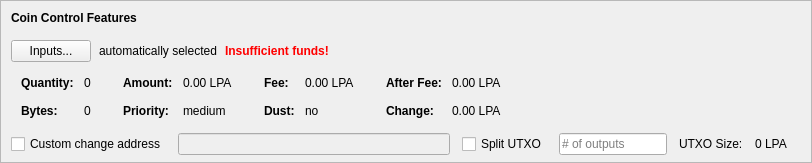
    <widget class="QFrame" name="frameCoinControl">
     <property name="sizePolicy">
      <sizepolicy hsizetype="Expanding" vsizetype="Expanding">
       <horstretch>0</horstretch>
       <verstretch>0</verstretch>
      </sizepolicy>
     </property>
     <property name="maximumSize">
      <size>
       <width>16777215</width>
       <height>16777215</height>
      </size>
     </property>
     <property name="frameShape">
      <enum>QFrame::StyledPanel</enum>
     </property>
     <property name="frameShadow">
      <enum>QFrame::Sunken</enum>
     </property>
     <layout class="QVBoxLayout" name="verticalLayoutCoinControl2">
      <property name="spacing">
       <number>0</number>
      </property>
      <property name="leftMargin">
       <number>0</number>
      </property>
      <property name="topMargin">
       <number>0</number>
      </property>
      <property name="rightMargin">
       <number>0</number>
      </property>
      <property name="bottomMargin">
       <number>6</number>
      </property>
      <item>
       <layout class="QVBoxLayout" name="verticalLayoutCoinControl" stretch="0,0,0,0,1">
        <property name="spacing">
         <number>0</number>
        </property>
        <property name="leftMargin">
         <number>10</number>
        </property>
        <property name="topMargin">
         <number>10</number>
        </property>
        <item>
         <layout class="QHBoxLayout" name="horizontalLayoutCoinControl1">
          <property name="bottomMargin">
           <number>15</number>
          </property>
          <item>
           <widget class="QLabel" name="labelCoinControlFeatures">
            <property name="sizePolicy">
             <sizepolicy hsizetype="Preferred" vsizetype="Maximum">
              <horstretch>0</horstretch>
              <verstretch>0</verstretch>
             </sizepolicy>
            </property>
            <property name="font">
             <font>
              <weight>75</weight>
              <bold>true</bold>
             </font>
            </property>
            <property name="styleSheet">
             <string notr="true">font-weight:bold;</string>
            </property>
            <property name="text">
             <string>Coin Control Features</string>
            </property>
           </widget>
          </item>
         </layout>
        </item>
        <item>
         <layout class="QHBoxLayout" name="horizontalLayoutCoinControl2" stretch="0,0,0,0">
          <property name="spacing">
           <number>8</number>
          </property>
          <property name="bottomMargin">
           <number>10</number>
          </property>
          <item>
           <widget class="QPushButton" name="pushButtonCoinControl">
            <property name="styleSheet">
             <string notr="true"/>
            </property>
            <property name="text">
             <string>Inputs...</string>
            </property>
            <property name="autoDefault">
             <bool>false</bool>
            </property>
           </widget>
          </item>
          <item>
           <widget class="QLabel" name="labelCoinControlAutomaticallySelected">
            <property name="text">
             <string>automatically selected</string>
            </property>
            <property name="margin">
             <number>5</number>
            </property>
           </widget>
          </item>
          <item>
           <widget class="QLabel" name="labelCoinControlInsuffFunds">
            <property name="font">
             <font>
              <weight>75</weight>
              <bold>true</bold>
             </font>
            </property>
            <property name="styleSheet">
             <string notr="true">color:red;font-weight:bold;</string>
            </property>
            <property name="text">
             <string>Insufficient funds!</string>
            </property>
            <property name="margin">
             <number>5</number>
            </property>
           </widget>
          </item>
          <item>
           <spacer name="horizontalSpacerCoinControl">
            <property name="orientation">
             <enum>Qt::Horizontal</enum>
            </property>
            <property name="sizeHint" stdset="0">
             <size>
              <width>40</width>
              <height>1</height>
             </size>
            </property>
           </spacer>
          </item>
         </layout>
        </item>
        <item>
         <widget class="QWidget" name="widgetCoinControl" native="true">
          <property name="sizePolicy">
           <sizepolicy hsizetype="Preferred" vsizetype="Preferred">
            <horstretch>0</horstretch>
            <verstretch>0</verstretch>
           </sizepolicy>
          </property>
          <property name="minimumSize">
           <size>
            <width>0</width>
            <height>0</height>
           </size>
          </property>
          <property name="styleSheet">
           <string notr="true"/>
          </property>
          <layout class="QHBoxLayout" name="horizontalLayoutCoinControl5">
           <property name="leftMargin">
            <number>0</number>
           </property>
           <property name="topMargin">
            <number>0</number>
           </property>
           <property name="rightMargin">
            <number>0</number>
           </property>
           <property name="bottomMargin">
            <number>0</number>
           </property>
           <item>
            <layout class="QHBoxLayout" name="horizontalLayoutCoinControl3" stretch="0,0,0,1">
             <property name="spacing">
              <number>20</number>
             </property>
             <property name="topMargin">
              <number>0</number>
             </property>
             <property name="bottomMargin">
              <number>10</number>
             </property>
             <item>
              <layout class="QFormLayout" name="formLayoutCoinControl1">
               <property name="horizontalSpacing">
                <number>10</number>
               </property>
               <property name="verticalSpacing">
                <number>14</number>
               </property>
               <property name="leftMargin">
                <number>10</number>
               </property>
               <property name="topMargin">
                <number>4</number>
               </property>
               <property name="rightMargin">
                <number>6</number>
               </property>
               <item row="0" column="0">
                <widget class="QLabel" name="labelCoinControlQuantityText">
                 <property name="font">
                  <font>
                   <weight>75</weight>
                   <bold>true</bold>
                  </font>
                 </property>
                 <property name="text">
                  <string>Quantity:</string>
                 </property>
                 <property name="margin">
                  <number>0</number>
                 </property>
                </widget>
               </item>
               <item row="0" column="1">
                <widget class="QLabel" name="labelCoinControlQuantity">
                 <property name="cursor">
                  <cursorShape>IBeamCursor</cursorShape>
                 </property>
                 <property name="contextMenuPolicy">
                  <enum>Qt::ActionsContextMenu</enum>
                 </property>
                 <property name="text">
                  <string notr="true">0</string>
                 </property>
                 <property name="margin">
                  <number>0</number>
                 </property>
                 <property name="textInteractionFlags">
                  <set>Qt::LinksAccessibleByMouse|Qt::TextSelectableByKeyboard|Qt::TextSelectableByMouse</set>
                 </property>
                </widget>
               </item>
               <item row="1" column="0">
                <widget class="QLabel" name="labelCoinControlBytesText">
                 <property name="font">
                  <font>
                   <weight>75</weight>
                   <bold>true</bold>
                  </font>
                 </property>
                 <property name="text">
                  <string>Bytes:</string>
                 </property>
                </widget>
               </item>
               <item row="1" column="1">
                <widget class="QLabel" name="labelCoinControlBytes">
                 <property name="cursor">
                  <cursorShape>IBeamCursor</cursorShape>
                 </property>
                 <property name="contextMenuPolicy">
                  <enum>Qt::ActionsContextMenu</enum>
                 </property>
                 <property name="text">
                  <string notr="true">0</string>
                 </property>
                 <property name="textInteractionFlags">
                  <set>Qt::LinksAccessibleByMouse|Qt::TextSelectableByKeyboard|Qt::TextSelectableByMouse</set>
                 </property>
                </widget>
               </item>
              </layout>
             </item>
             <item>
              <layout class="QFormLayout" name="formLayoutCoinControl2">
               <property name="horizontalSpacing">
                <number>10</number>
               </property>
               <property name="verticalSpacing">
                <number>14</number>
               </property>
               <property name="leftMargin">
                <number>6</number>
               </property>
               <property name="topMargin">
                <number>4</number>
               </property>
               <property name="rightMargin">
                <number>6</number>
               </property>
               <item row="0" column="0">
                <widget class="QLabel" name="labelCoinControlAmountText">
                 <property name="font">
                  <font>
                   <weight>75</weight>
                   <bold>true</bold>
                  </font>
                 </property>
                 <property name="text">
                  <string>Amount:</string>
                 </property>
                 <property name="margin">
                  <number>0</number>
                 </property>
                </widget>
               </item>
               <item row="0" column="1">
                <widget class="QLabel" name="labelCoinControlAmount">
                 <property name="cursor">
                  <cursorShape>IBeamCursor</cursorShape>
                 </property>
                 <property name="contextMenuPolicy">
                  <enum>Qt::ActionsContextMenu</enum>
                 </property>
                 <property name="text">
                  <string notr="true">0.00 LPA</string>
                 </property>
                 <property name="textInteractionFlags">
                  <set>Qt::LinksAccessibleByMouse|Qt::TextSelectableByKeyboard|Qt::TextSelectableByMouse</set>
                 </property>
                </widget>
               </item>
               <item row="1" column="0">
                <widget class="QLabel" name="labelCoinControlPriorityText">
                 <property name="font">
                  <font>
                   <weight>75</weight>
                   <bold>true</bold>
                  </font>
                 </property>
                 <property name="text">
                  <string>Priority:</string>
                 </property>
                </widget>
               </item>
               <item row="1" column="1">
                <widget class="QLabel" name="labelCoinControlPriority">
                 <property name="cursor">
                  <cursorShape>IBeamCursor</cursorShape>
                 </property>
                 <property name="contextMenuPolicy">
                  <enum>Qt::ActionsContextMenu</enum>
                 </property>
                 <property name="text">
                  <string>medium</string>
                 </property>
                 <property name="textInteractionFlags">
                  <set>Qt::LinksAccessibleByMouse|Qt::TextSelectableByKeyboard|Qt::TextSelectableByMouse</set>
                 </property>
                </widget>
               </item>
              </layout>
             </item>
             <item>
              <layout class="QFormLayout" name="formLayoutCoinControl3">
               <property name="horizontalSpacing">
                <number>10</number>
               </property>
               <property name="verticalSpacing">
                <number>14</number>
               </property>
               <property name="leftMargin">
                <number>6</number>
               </property>
               <property name="topMargin">
                <number>4</number>
               </property>
               <property name="rightMargin">
                <number>6</number>
               </property>
               <item row="0" column="0">
                <widget class="QLabel" name="labelCoinControlFeeText">
                 <property name="font">
                  <font>
                   <weight>75</weight>
                   <bold>true</bold>
                  </font>
                 </property>
                 <property name="text">
                  <string>Fee:</string>
                 </property>
                 <property name="margin">
                  <number>0</number>
                 </property>
                </widget>
               </item>
               <item row="0" column="1">
                <widget class="QLabel" name="labelCoinControlFee">
                 <property name="cursor">
                  <cursorShape>IBeamCursor</cursorShape>
                 </property>
                 <property name="contextMenuPolicy">
                  <enum>Qt::ActionsContextMenu</enum>
                 </property>
                 <property name="text">
                  <string notr="true">0.00 LPA</string>
                 </property>
                 <property name="textInteractionFlags">
                  <set>Qt::LinksAccessibleByMouse|Qt::TextSelectableByKeyboard|Qt::TextSelectableByMouse</set>
                 </property>
                </widget>
               </item>
               <item row="1" column="0">
                <widget class="QLabel" name="labelCoinControlLowOutputText">
                 <property name="font">
                  <font>
                   <weight>75</weight>
                   <bold>true</bold>
                  </font>
                 </property>
                 <property name="text">
                  <string>Dust:</string>
                 </property>
                </widget>
               </item>
               <item row="1" column="1">
                <widget class="QLabel" name="labelCoinControlLowOutput">
                 <property name="cursor">
                  <cursorShape>IBeamCursor</cursorShape>
                 </property>
                 <property name="contextMenuPolicy">
                  <enum>Qt::ActionsContextMenu</enum>
                 </property>
                 <property name="text">
                  <string>no</string>
                 </property>
                 <property name="textInteractionFlags">
                  <set>Qt::LinksAccessibleByMouse|Qt::TextSelectableByKeyboard|Qt::TextSelectableByMouse</set>
                 </property>
                </widget>
               </item>
              </layout>
             </item>
             <item>
              <layout class="QFormLayout" name="formLayoutCoinControl4">
               <property name="horizontalSpacing">
                <number>10</number>
               </property>
               <property name="verticalSpacing">
                <number>14</number>
               </property>
               <property name="leftMargin">
                <number>6</number>
               </property>
               <property name="topMargin">
                <number>4</number>
               </property>
               <property name="rightMargin">
                <number>6</number>
               </property>
               <item row="0" column="0">
                <widget class="QLabel" name="labelCoinControlAfterFeeText">
                 <property name="font">
                  <font>
                   <weight>75</weight>
                   <bold>true</bold>
                  </font>
                 </property>
                 <property name="text">
                  <string>After Fee:</string>
                 </property>
                 <property name="margin">
                  <number>0</number>
                 </property>
                </widget>
               </item>
               <item row="0" column="1">
                <widget class="QLabel" name="labelCoinControlAfterFee">
                 <property name="cursor">
                  <cursorShape>IBeamCursor</cursorShape>
                 </property>
                 <property name="contextMenuPolicy">
                  <enum>Qt::ActionsContextMenu</enum>
                 </property>
                 <property name="text">
                  <string notr="true">0.00 LPA</string>
                 </property>
                 <property name="textInteractionFlags">
                  <set>Qt::LinksAccessibleByMouse|Qt::TextSelectableByKeyboard|Qt::TextSelectableByMouse</set>
                 </property>
                </widget>
               </item>
               <item row="1" column="0">
                <widget class="QLabel" name="labelCoinControlChangeText">
                 <property name="font">
                  <font>
                   <weight>75</weight>
                   <bold>true</bold>
                  </font>
                 </property>
                 <property name="text">
                  <string>Change:</string>
                 </property>
                </widget>
               </item>
               <item row="1" column="1">
                <widget class="QLabel" name="labelCoinControlChange">
                 <property name="cursor">
                  <cursorShape>IBeamCursor</cursorShape>
                 </property>
                 <property name="contextMenuPolicy">
                  <enum>Qt::ActionsContextMenu</enum>
                 </property>
                 <property name="text">
                  <string notr="true">0.00 LPA</string>
                 </property>
                 <property name="textInteractionFlags">
                  <set>Qt::LinksAccessibleByMouse|Qt::TextSelectableByKeyboard|Qt::TextSelectableByMouse</set>
                 </property>
                </widget>
               </item>
              </layout>
             </item>
            </layout>
           </item>
          </layout>
         </widget>
        </item>
        <item>
         <layout class="QHBoxLayout" name="horizontalLayoutCoinControl4" stretch="0,0,0,0,0,0,0">
          <property name="spacing">
           <number>12</number>
          </property>
          <property name="sizeConstraint">
           <enum>QLayout::SetDefaultConstraint</enum>
          </property>
          <property name="topMargin">
           <number>5</number>
          </property>
          <property name="rightMargin">
           <number>5</number>
          </property>
          <item>
           <widget class="QCheckBox" name="checkBoxCoinControlChange">
            <property name="toolTip">
             <string>If this is activated, but the change address is empty or invalid, change will be sent to a newly generated address.</string>
            </property>
            <property name="text">
             <string>Custom change address</string>
            </property>
           </widget>
          </item>
          <item>
           <widget class="QValidatedLineEdit" name="lineEditCoinControlChange">
            <property name="enabled">
             <bool>false</bool>
            </property>
            <property name="sizePolicy">
             <sizepolicy hsizetype="Expanding" vsizetype="Fixed">
              <horstretch>0</horstretch>
              <verstretch>0</verstretch>
             </sizepolicy>
            </property>
           </widget>
          </item>
          <item>
           <widget class="QCheckBox" name="splitBlockCheckBox">
            <property name="text">
             <string>Split UTXO</string>
            </property>
           </widget>
          </item>
          <item>
           <widget class="QLineEdit" name="splitBlockLineEdit">
            <property name="sizePolicy">
             <sizepolicy hsizetype="Fixed" vsizetype="Fixed">
              <horstretch>50</horstretch>
              <verstretch>0</verstretch>
             </sizepolicy>
            </property>
            <property name="placeholderText">
             <string># of outputs</string>
            </property>
           </widget>
          </item>
          <item>
           <widget class="QLabel" name="labelBlockSizeText">
            <property name="text">
             <string>UTXO Size:</string>
            </property>
           </widget>
          </item>
          <item>
           <widget class="QLabel" name="labelBlockSize">
            <property name="text">
             <string>0 LPA</string>
            </property>
           </widget>
          </item>
          <item>
           <widget class="QLabel" name="labelCoinControlChangeLabel">
            <property name="sizePolicy">
             <sizepolicy hsizetype="Preferred" vsizetype="Expanding">
              <horstretch>0</horstretch>
              <verstretch>0</verstretch>
             </sizepolicy>
            </property>
            <property name="minimumSize">
             <size>
              <width>0</width>
              <height>0</height>
             </size>
            </property>
            <property name="text">
             <string/>
            </property>
            <property name="margin">
             <number>3</number>
            </property>
           </widget>
          </item>
         </layout>
        </item>
        <item>
         <spacer name="verticalSpacerCoinControl">
          <property name="orientation">
           <enum>Qt::Vertical</enum>
          </property>
          <property name="sizeHint" stdset="0">
           <size>
            <width>800</width>
            <height>1</height>
           </size>
          </property>
         </spacer>
        </item>
       </layout>
      </item>
     </layout>
    </widget>
